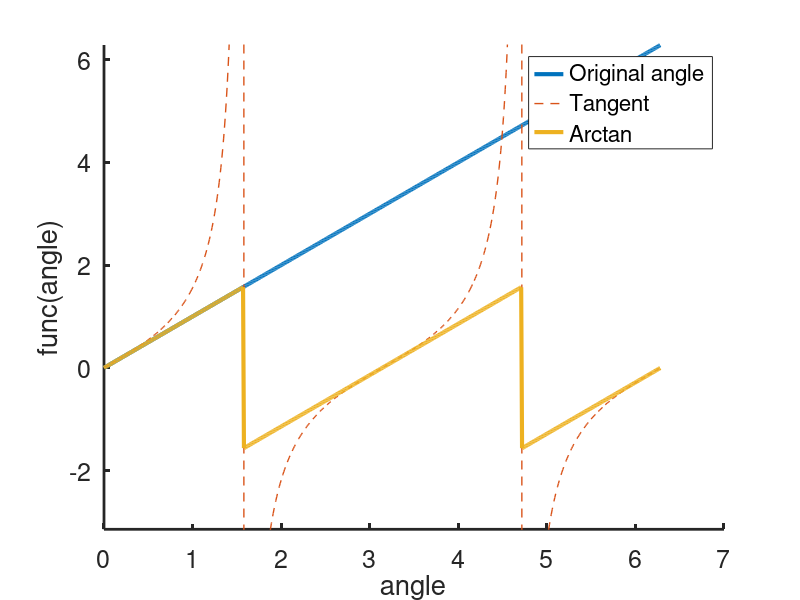

The MATLAB script that drew this image:
%% Example of arctangent discontinuity
  % original angle
xmax = 2*pi;
x = 0:0.01:xmax;

  % arctangent
tanx = tan(x);
atanx = atan( tanx );

%% plots
figure();
hold on;
plot(x, x, "linewidth", 3);
plot(x, tanx, "linewidth", 1, "linestyle", "--");
plot(x, atanx, "linewidth", 3);
hold off;

% styling
ylim([-pi,2*pi]);
legend( "Original angle", "Tangent", "Arctan" );
xlabel("angle");
ylabel("func(angle)");
set(gca, "linewidth", 2, "fontsize", 18);
